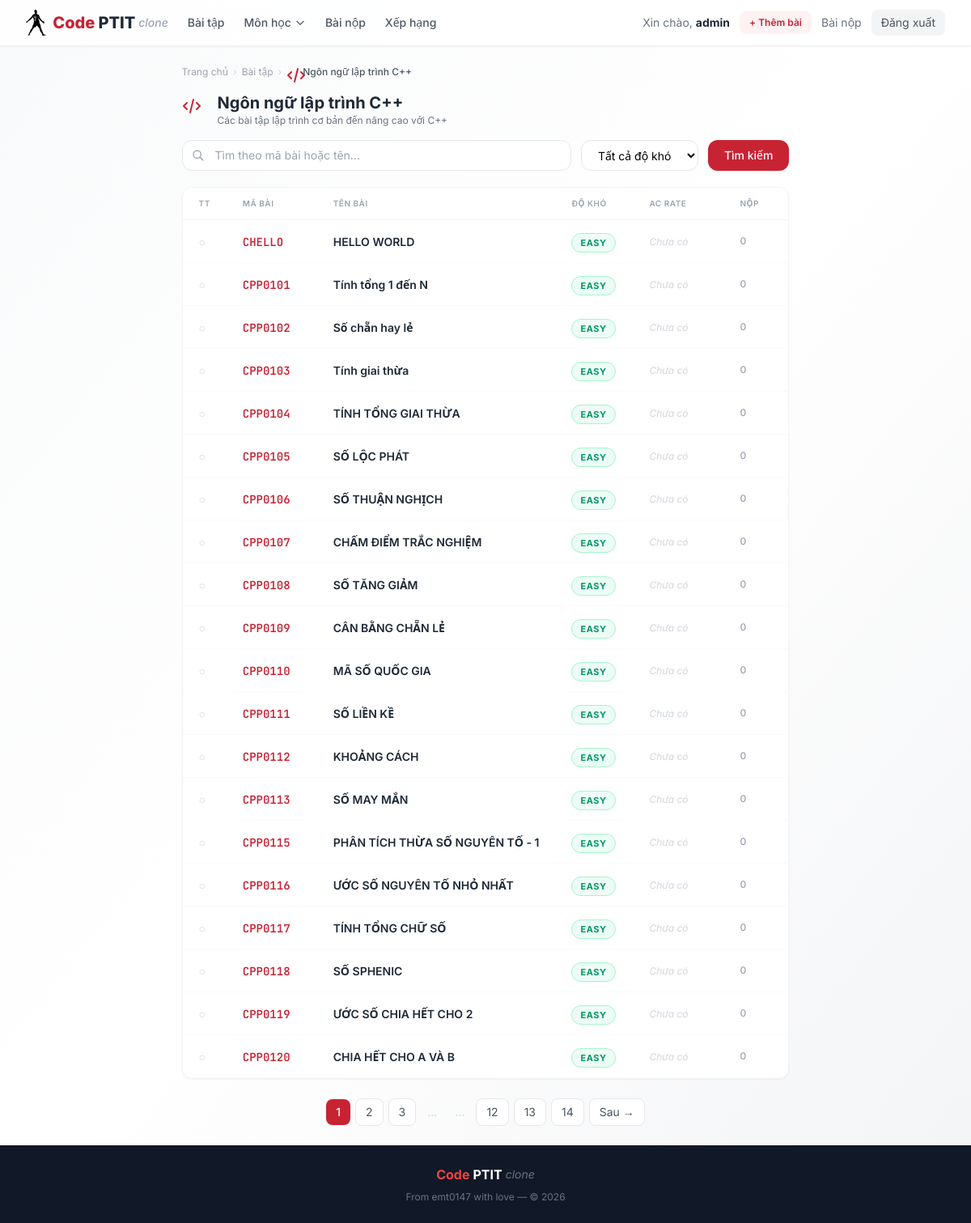
Page /category/ngon-ngu-lap-trinh-cpp (signed in) on the earlier database version.
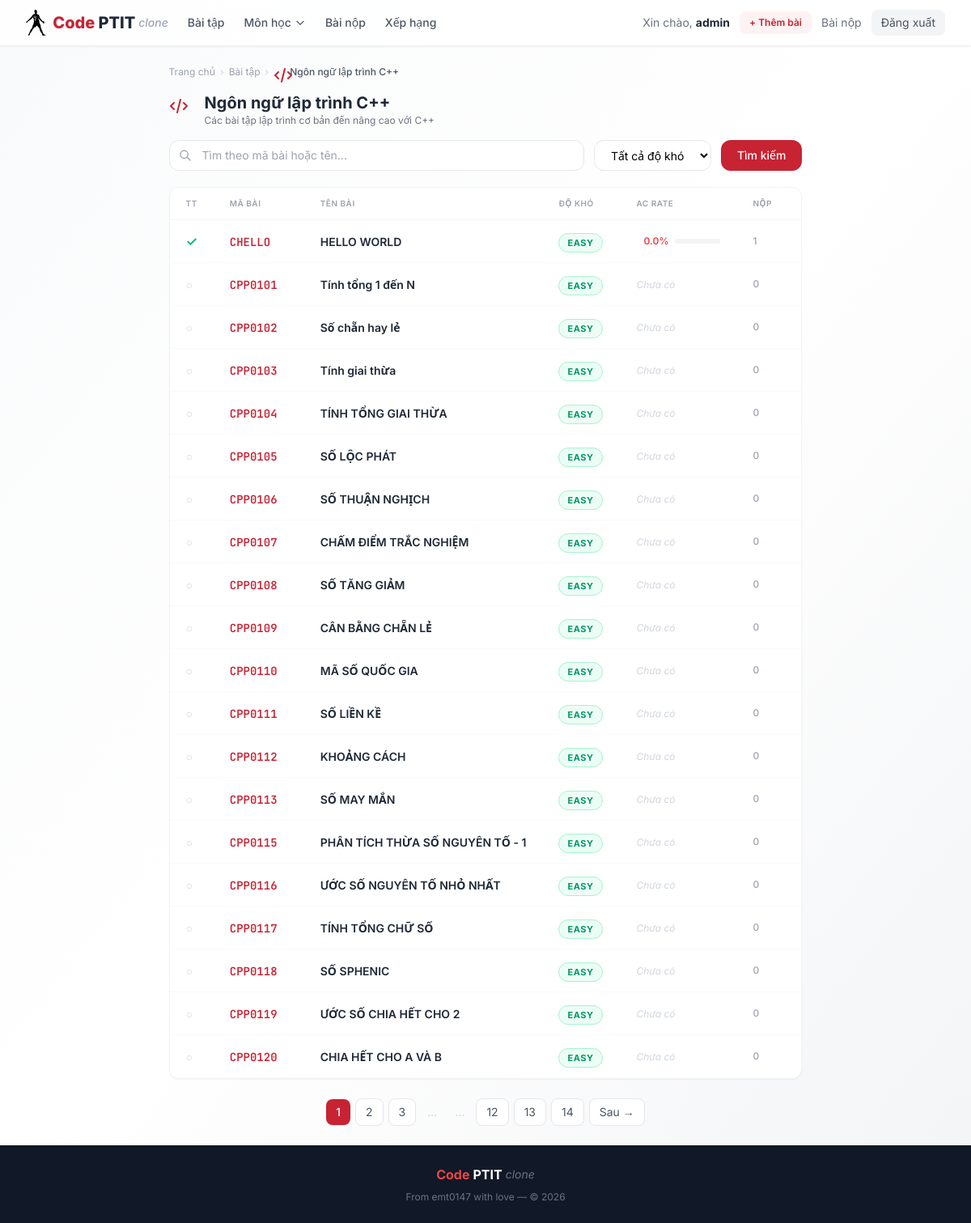
Same page on the later database version.
### models.py (models this page shows)
class Problem(Base):
    __tablename__ = "problems"
    id = Column(Integer, primary_key=True, index=True)
    code = Column(String(20), unique=True, index=True, nullable=False)  # e.g., CPP0101
    title = Column(String(200), nullable=False)
    category = Column(String(100), default="", index=True)  # Subject/category
    description = Column(Text, nullable=False)  # Markdown supported
    input_description = Column(Text, default="")
    output_description = Column(Text, default="")
    sample_input = Column(Text, default="")
    sample_output = Column(Text, default="")
    difficulty = Column(String(20), default=Difficulty.EASY)
    time_limit = Column(Float, default=1.0)  # seconds
    memory_limit = Column(Integer, default=256)  # MB
    created_at = Column(DateTime, default=datetime.utcnow)
    total_submissions = Column(Integer, default=0)
    accepted_count = Column(Integer, default=0)
    testcases = relationship("TestCase", back_populates="problem", cascade="all, delete-orphan")
    submissions = relationship("Submission", back_populates="problem")

### routers/problems.py (the view)
@router.get("/category/{slug}")
async def category_page(
    request: Request,
    slug: str,
    page: int = 1,
    search: str = "",
    difficulty: str = "",
    db: Session = Depends(get_db)
):
    if slug not in CATEGORIES:
        raise HTTPException(status_code=404, detail="Category not found")
    user = get_current_user(request, db)
    query = db.query(Problem).filter(Problem.category == slug)
    if search:
        query = query.filter(
            (Problem.title.ilike(f"%{search}%")) |
            (Problem.code.ilike(f"%{search}%"))
        )
    if difficulty:
        query = query.filter(Problem.difficulty == difficulty)
    total = query.count()
    problems = query.order_by(Problem.code).offset(
        (page - 1) * PROBLEMS_PER_PAGE
    ).limit(PROBLEMS_PER_PAGE).all()
    total_pages = (total + PROBLEMS_PER_PAGE - 1) // PROBLEMS_PER_PAGE
    solved_ids = set()
    if user:
        solved = db.query(Submission.problem_id).filter(
            Submission.user_id == user.id,
            Submission.status == SubmissionStatus.ACCEPTED
        ).distinct().all()
        solved_ids = {s[0] for s in solved}
    category_info = CATEGORIES[slug]
    return templates.TemplateResponse("problems.html", {
        "request": request,
        "user": user,
        "problems": problems,
        "page": page,
        "total_pages": total_pages,
        "search": search,
        "difficulty": difficulty,
        "category": slug,
        "category_info": category_info,
        "solved_ids": solved_ids,
    })

### templates/problems.html (shortened to what the changed rows need)
{% extends "base.html" %}
{% block content %}
<div class="mb-5 animate-fade-in">
    {% if category_info %}
    <div class="flex items-center gap-3 mb-4">
        <div>
            <h1 class="text-xl font-bold text-gray-800">{{ category_info.name }}</h1>
        </div>
    </div>
    {% else %}
    <h1 class="text-xl font-bold text-gray-800 mb-3">Danh sách bài tập</h1>
    {% endif %}
</div>
<div class="bg-white rounded-xl shadow-sm border border-gray-100 overflow-hidden animate-fade-in"
    style="animation-delay:0.1s">
    <table class="min-w-full">
        <thead>
            <tr class="border-b border-gray-100">
                <th class="px-5 py-3 text-left text-[10px] font-semibold text-gray-400 uppercase tracking-wider w-12">TT
                </th>
                <th class="px-5 py-3 text-left text-[10px] font-semibold text-gray-400 uppercase tracking-wider w-28">Mã
                    bài</th>
                <th class="px-5 py-3 text-left text-[10px] font-semibold text-gray-400 uppercase tracking-wider">Tên bài
                </th>
                <th class="px-5 py-3 text-left text-[10px] font-semibold text-gray-400 uppercase tracking-wider w-24">Độ
                    khó</th>
                <th class="px-5 py-3 text-left text-[10px] font-semibold text-gray-400 uppercase tracking-wider w-28">AC
                    Rate</th>
                <th class="px-5 py-3 text-left text-[10px] font-semibold text-gray-400 uppercase tracking-wider w-20">
                    Nộp</th>
            </tr>
        </thead>
        <tbody>
            {% for p in problems %}
            <tr class="table-row-hover border-b border-gray-50 group">
                <td class="px-5 py-3.5">
                    {% if p.id in solved_ids %}
                    <span class="text-emerald-500 text-base font-bold">✓</span>
                    {% else %}
                    <span class="text-gray-300 text-sm">○</span>
                    {% endif %}
                </td>
                <td class="px-5 py-3.5">
                    <a href="/problem/{{ p.code }}"
                        class="text-brand-600 font-mono font-semibold text-sm hover:text-brand-700 transition">{{ p.code
                        }}</a>
                </td>
                <td class="px-5 py-3.5">
                    <a href="/problem/{{ p.code }}"
                        class="text-gray-800 hover:text-brand-600 font-semibold text-sm transition group-hover:underline decoration-brand-200">{{
                        p.title }}</a>
                </td>
                <td class="px-5 py-3.5">
                    <span class="text-[11px] font-bold px-2.5 py-1 rounded-full uppercase tracking-wider
                        {% if p.difficulty == 'Easy' %}bg-emerald-50 text-emerald-600 border border-emerald-200
                        {% elif p.difficulty == 'Medium' %}bg-amber-50 text-amber-600 border border-amber-200
                        {% else %}bg-red-50 text-red-600 border border-red-200{% endif %}">
                        {{ p.difficulty }}
                    </span>
                </td>
                <td class="px-5 py-3.5 text-sm">
                    {% if p.total_submissions > 0 %}
                    <div class="flex items-center gap-2">
                        <span class="font-semibold text-xs w-10 text-right
                            {% if (p.accepted_count / p.total_submissions) > 0.5 %}text-emerald-600
                            {% elif (p.accepted_count / p.total_submissions) > 0.2 %}text-amber-600
                            {% else %}text-red-500{% endif %}">
                            {{ "%.1f"|format(p.accepted_count / p.total_submissions * 100) }}%
                        </span>
                        <div class="w-14 h-1.5 bg-gray-100 rounded-full overflow-hidden">
                        </div>
                    </div>
                    {% else %}
                    <span class="text-gray-300 italic text-xs">Chưa có</span>
                    {% endif %}
                </td>
                <td class="px-5 py-3.5 text-gray-400 text-xs font-medium">{{ p.total_submissions }}</td>
            </tr>
            {% endfor %}
        </tbody>
    </table>
</div>
{% endblock %}

Differences in the rows shown:
changed Problem "CHELLO": p.accepted_count/p.total_submissions*100 (not shown) → "0.0"; total_submissions "0" → "1"; text "○" → "✓"; total_submissions "Chưa có" → "%"
